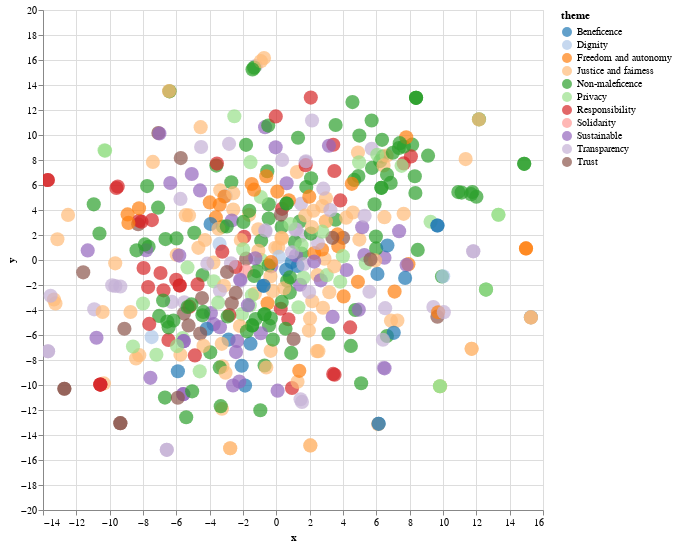

Notebook source saved alongside this figure:
### Code cell
docs_tsne_th = TSNE(n_components=2, learning_rate='auto',
                    init='pca').fit_transform(tfidf_th)
data_th = pd.DataFrame({'x': docs_tsne_th[:,0],
                        'y': docs_tsne_th[:,1],
                        'theme': df['theme']})
                        #'Category': df['labelGeneric']
alt.data_transformers.disable_max_rows()
alt.Chart(data_th[:]).mark_circle(size=200).encode(
    x="x", 
    y="y", 
    color=alt.Color('theme:N', scale=alt.Scale(scheme='category20')),
    tooltip=['theme']
).interactive().properties(
    width=500,
    height=500
)

### Figure 1 — Vega-Lite specification as saved in the notebook (floating-point values rounded to 4 significant figures; data arrays with more than 128 entries replaced by an {"elided": "..."} marker saying what was removed)
{"config": {"view": {"continuousWidth": 300, "continuousHeight": 300}}, "data": {"name": "data-311e7178fef5cacb114bac7c5c4b9049"}, "mark": {"type": "circle", "size": 200}, "encoding": {"color": {"field": "theme", "scale": {"scheme": "category20"}, "type": "nominal"}, "tooltip": [{"field": "theme", "type": "nominal"}], "x": {"field": "x", "type": "quantitative"}, "y": {"field": "y", "type": "quantitative"}}, "height": 500, "params": [{"name": "param_8", "select": {"type": "interval", "encodings": ["x", "y"]}, "bind": "scales"}], "width": 500, "$schema": "https://vega.github.io/schema/vega-lite/v5.20.1.json", "datasets": {"data-311e7178fef5cacb114bac7c5c4b9049": {"elided": "458 records"}}}
